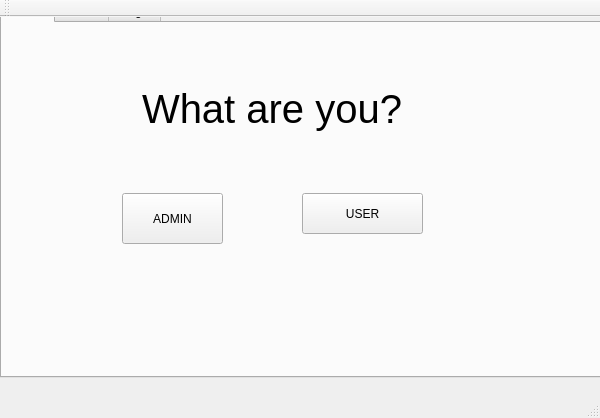
<?xml version="1.0" encoding="UTF-8"?>
<ui version="4.0">
 <class>LAB_12_14Class</class>
 <widget class="QMainWindow" name="LAB_12_14Class">
  <property name="geometry">
   <rect>
    <x>0</x>
    <y>0</y>
    <width>600</width>
    <height>418</height>
   </rect>
  </property>
  <property name="windowTitle">
   <string>LAB_12_14</string>
  </property>
  <widget class="QWidget" name="centralWidget">
   <widget class="QTabWidget" name="myTab">
    <property name="geometry">
     <rect>
      <x>0</x>
      <y>-20</y>
      <width>611</width>
      <height>381</height>
     </rect>
    </property>
    <property name="currentIndex">
     <number>0</number>
    </property>
    <widget class="QWidget" name="tab">
     <attribute name="title">
      <string>Tab 1</string>
     </attribute>
     <widget class="QLabel" name="label">
      <property name="geometry">
       <rect>
        <x>140</x>
        <y>50</y>
        <width>301</width>
        <height>71</height>
       </rect>
      </property>
      <property name="font">
       <font>
        <pointsize>30</pointsize>
       </font>
      </property>
      <property name="text">
       <string>What are you?</string>
      </property>
     </widget>
     <widget class="QPushButton" name="usergo">
      <property name="geometry">
       <rect>
        <x>120</x>
        <y>170</y>
        <width>101</width>
        <height>51</height>
       </rect>
      </property>
      <property name="text">
       <string>ADMIN</string>
      </property>
     </widget>
     <widget class="QPushButton" name="admingo">
      <property name="geometry">
       <rect>
        <x>300</x>
        <y>170</y>
        <width>121</width>
        <height>41</height>
       </rect>
      </property>
      <property name="text">
       <string>USER</string>
      </property>
     </widget>
    </widget>
    <widget class="QWidget" name="tab_2">
     <attribute name="title">
      <string>Tab 2</string>
     </attribute>
     <widget class="QPushButton" name="goback">
      <property name="geometry">
       <rect>
        <x>30</x>
        <y>20</y>
        <width>75</width>
        <height>23</height>
       </rect>
      </property>
      <property name="text">
       <string>Goback</string>
      </property>
     </widget>
     <widget class="QListWidget" name="listaadmin">
      <property name="geometry">
       <rect>
        <x>10</x>
        <y>40</y>
        <width>341</width>
        <height>192</height>
       </rect>
      </property>
     </widget>
     <widget class="QPushButton" name="deleteDog">
      <property name="geometry">
       <rect>
        <x>390</x>
        <y>50</y>
        <width>141</width>
        <height>41</height>
       </rect>
      </property>
      <property name="text">
       <string>Delete a dog</string>
      </property>
     </widget>
     <widget class="QPushButton" name="adaugafra">
      <property name="geometry">
       <rect>
        <x>390</x>
        <y>110</y>
        <width>141</width>
        <height>51</height>
       </rect>
      </property>
      <property name="text">
       <string>Add dog</string>
      </property>
     </widget>
     <widget class="QPushButton" name="updateDog">
      <property name="geometry">
       <rect>
        <x>390</x>
        <y>170</y>
        <width>141</width>
        <height>61</height>
       </rect>
      </property>
      <property name="text">
       <string>Update Dog</string>
      </property>
     </widget>
     <widget class="QLineEdit" name="Name">
      <property name="geometry">
       <rect>
        <x>50</x>
        <y>240</y>
        <width>171</width>
        <height>20</height>
       </rect>
      </property>
     </widget>
     <widget class="QLineEdit" name="Breed">
      <property name="geometry">
       <rect>
        <x>50</x>
        <y>260</y>
        <width>171</width>
        <height>20</height>
       </rect>
      </property>
     </widget>
     <widget class="QLineEdit" name="Link">
      <property name="geometry">
       <rect>
        <x>50</x>
        <y>320</y>
        <width>291</width>
        <height>20</height>
       </rect>
      </property>
     </widget>
     <widget class="QSpinBox" name="Age">
      <property name="geometry">
       <rect>
        <x>50</x>
        <y>280</y>
        <width>42</width>
        <height>22</height>
       </rect>
      </property>
     </widget>
     <widget class="QSpinBox" name="Weight">
      <property name="geometry">
       <rect>
        <x>50</x>
        <y>300</y>
        <width>42</width>
        <height>22</height>
       </rect>
      </property>
     </widget>
     <widget class="QLabel" name="label_2">
      <property name="geometry">
       <rect>
        <x>0</x>
        <y>240</y>
        <width>47</width>
        <height>13</height>
       </rect>
      </property>
      <property name="text">
       <string>Name</string>
      </property>
     </widget>
     <widget class="QLabel" name="label_3">
      <property name="geometry">
       <rect>
        <x>0</x>
        <y>260</y>
        <width>47</width>
        <height>13</height>
       </rect>
      </property>
      <property name="text">
       <string>Breed</string>
      </property>
     </widget>
     <widget class="QLabel" name="label_4">
      <property name="geometry">
       <rect>
        <x>0</x>
        <y>280</y>
        <width>47</width>
        <height>13</height>
       </rect>
      </property>
      <property name="text">
       <string>Age</string>
      </property>
     </widget>
     <widget class="QLabel" name="label_5">
      <property name="geometry">
       <rect>
        <x>0</x>
        <y>300</y>
        <width>47</width>
        <height>13</height>
       </rect>
      </property>
      <property name="text">
       <string>Weight</string>
      </property>
     </widget>
     <widget class="QLabel" name="label_6">
      <property name="geometry">
       <rect>
        <x>0</x>
        <y>320</y>
        <width>47</width>
        <height>13</height>
       </rect>
      </property>
      <property name="text">
       <string>link</string>
      </property>
     </widget>
     <widget class="QLabel" name="Error">
      <property name="geometry">
       <rect>
        <x>30</x>
        <y>360</y>
        <width>481</width>
        <height>16</height>
       </rect>
      </property>
      <property name="text">
       <string/>
      </property>
     </widget>
     <widget class="QComboBox" name="comboBox">
      <property name="geometry">
       <rect>
        <x>100</x>
        <y>20</y>
        <width>69</width>
        <height>22</height>
       </rect>
      </property>
      <item>
       <property name="text">
        <string>Detailed</string>
       </property>
      </item>
      <item>
       <property name="text">
        <string>Short</string>
       </property>
      </item>
     </widget>
    </widget>
    <widget class="QWidget" name="tab_3">
     <attribute name="title">
      <string>Page</string>
     </attribute>
     <widget class="QListWidget" name="listaadopt">
      <property name="geometry">
       <rect>
        <x>10</x>
        <y>40</y>
        <width>256</width>
        <height>192</height>
       </rect>
      </property>
     </widget>
     <widget class="QPushButton" name="goback_2">
      <property name="geometry">
       <rect>
        <x>10</x>
        <y>10</y>
        <width>75</width>
        <height>23</height>
       </rect>
      </property>
      <property name="text">
       <string>Goback</string>
      </property>
     </widget>
     <widget class="QListWidget" name="Adopt">
      <property name="geometry">
       <rect>
        <x>310</x>
        <y>40</y>
        <width>231</width>
        <height>31</height>
       </rect>
      </property>
     </widget>
     <widget class="QPushButton" name="get">
      <property name="geometry">
       <rect>
        <x>320</x>
        <y>100</y>
        <width>75</width>
        <height>23</height>
       </rect>
      </property>
      <property name="text">
       <string>Adopt</string>
      </property>
     </widget>
     <widget class="QPushButton" name="next">
      <property name="geometry">
       <rect>
        <x>450</x>
        <y>100</y>
        <width>75</width>
        <height>23</height>
       </rect>
      </property>
      <property name="text">
       <string>Next</string>
      </property>
     </widget>
     <widget class="QLineEdit" name="minw">
      <property name="geometry">
       <rect>
        <x>10</x>
        <y>240</y>
        <width>113</width>
        <height>20</height>
       </rect>
      </property>
     </widget>
     <widget class="QSpinBox" name="Ag">
      <property name="geometry">
       <rect>
        <x>140</x>
        <y>240</y>
        <width>42</width>
        <height>22</height>
       </rect>
      </property>
     </widget>
     <widget class="QPushButton" name="filter">
      <property name="geometry">
       <rect>
        <x>10</x>
        <y>270</y>
        <width>75</width>
        <height>23</height>
       </rect>
      </property>
      <property name="text">
       <string>Filter</string>
      </property>
     </widget>
     <widget class="QPushButton" name="gow">
      <property name="geometry">
       <rect>
        <x>120</x>
        <y>270</y>
        <width>111</width>
        <height>23</height>
       </rect>
      </property>
      <property name="text">
       <string>Return to adoption</string>
      </property>
     </widget>
     <widget class="QPushButton" name="HTML">
      <property name="geometry">
       <rect>
        <x>270</x>
        <y>210</y>
        <width>151</width>
        <height>111</height>
       </rect>
      </property>
      <property name="text">
       <string>HTML</string>
      </property>
     </widget>
     <widget class="QPushButton" name="CSV">
      <property name="geometry">
       <rect>
        <x>450</x>
        <y>210</y>
        <width>131</width>
        <height>111</height>
       </rect>
      </property>
      <property name="text">
       <string>CSV</string>
      </property>
     </widget>
    </widget>
   </widget>
  </widget>
  <widget class="QMenuBar" name="menuBar">
   <property name="geometry">
    <rect>
     <x>0</x>
     <y>0</y>
     <width>600</width>
     <height>21</height>
    </rect>
   </property>
  </widget>
  <widget class="QToolBar" name="mainToolBar">
   <attribute name="toolBarArea">
    <enum>TopToolBarArea</enum>
   </attribute>
   <attribute name="toolBarBreak">
    <bool>false</bool>
   </attribute>
  </widget>
  <widget class="QStatusBar" name="statusBar"/>
 </widget>
 <layoutdefault spacing="6" margin="11"/>
 <resources>
  <include location="LAB_12_14.qrc"/>
 </resources>
 <connections/>
</ui>
